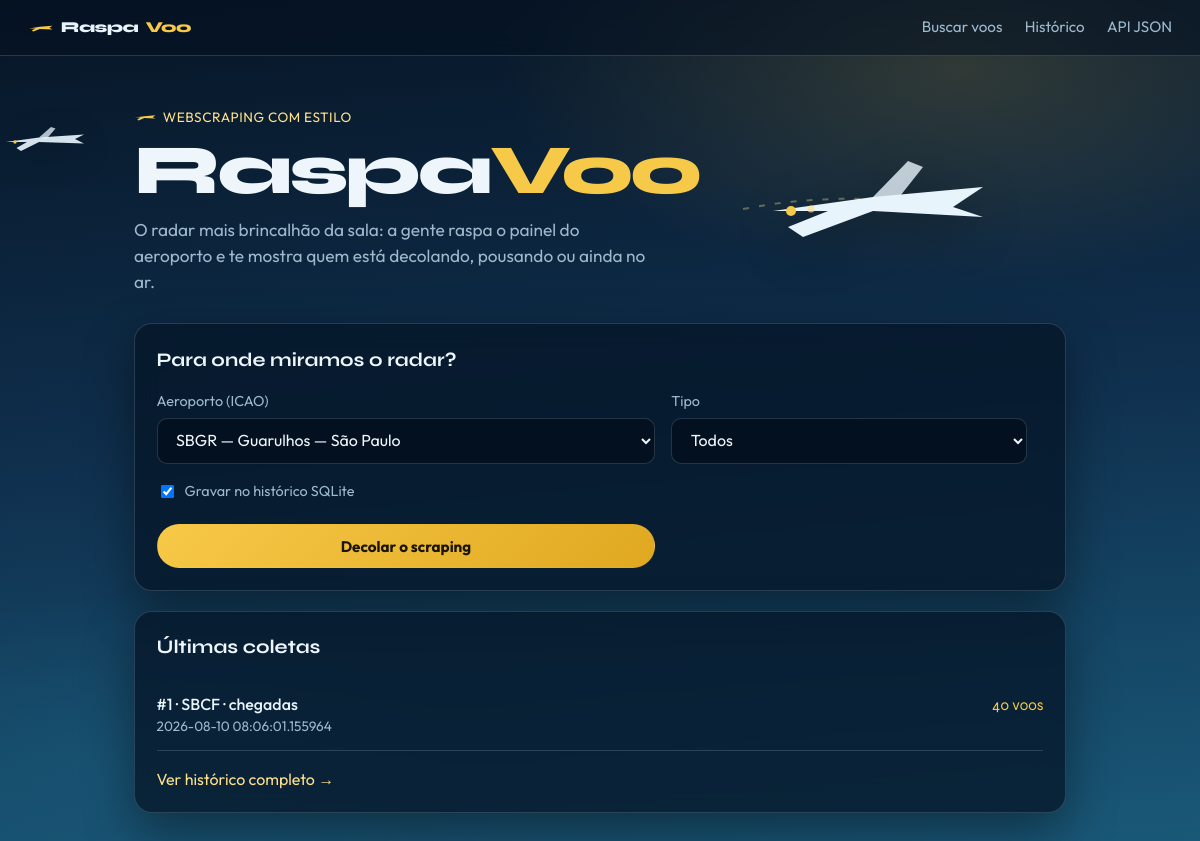
The page / on the database its author committed.
### models/coleta_voo.py (models this page shows, shortened)
class ColetaVoo(ModeloBase):
    __bind_key__ = "historico"
    __tablename__ = "coletas_voo"
    fonte = db.Column(db.String(255), nullable=False)
    aeroporto = db.Column(db.String(10), nullable=False)
    tipo_busca = db.Column(db.String(20), nullable=False)
    total = db.Column(db.Integer, nullable=False, default=0)
    voos = db.relationship(
        "VooInfo",
        back_populates="coleta",
        cascade="all, delete-orphan",
    )
    @classmethod
    def listar(cls):
        return cls.query.order_by(cls.data_criacao.desc()).all()

### controllers/site_controller.py (the view)
@site_bp.route("/")
def home():
    coletas = ColetaVoo.listar()[:6]
    return render_template(
        "home.html",
        coletas=coletas,
        aeroportos=AEROPORTOS_SUGERIDOS,
    )

### views/templates/home.html (shortened to what this page needs)
{% extends "layout.html" %}
{% block content %}
<section class="hero">
    <div class="hero-texto">
        <p class="hero-selo">
            <svg class="selo-aviao" viewBox="0 0 48 20" aria-hidden="true">
                <path d="M2 12 L22 9 L46 7 L40 11 L46 14 L22 13 L10 18 L7 16 L14 12 Z" fill="currentColor"/>
            </svg>
            webscraping com estilo
        </p>
        <h1 class="hero-brand">Raspa<em>Voo</em></h1>
        <p class="hero-lead">
            O radar mais brincalhão da sala: a gente raspa o painel do aeroporto
            e te mostra quem está decolando, pousando ou ainda no ar.
        </p>
    </div>
    <div class="hero-aviao-grande" aria-hidden="true">
    </div>
</section>
<section class="painel busca-painel">
    <h2 class="secao-titulo">Para onde miramos o radar?</h2>
    <form method="post" action="{{ url_for('site.buscar') }}" class="form-busca">
        <div class="campo">
            <label for="aeroporto">Aeroporto (ICAO)</label>
            <select id="aeroporto" name="aeroporto" required>
                {% for codigo, nome in aeroportos %}
                <option value="{{ codigo }}" {% if codigo == 'SBGR' %}selected{% endif %}>
                    {{ codigo }} — {{ nome }}
                </option>
                {% endfor %}
            </select>
        </div>
        <div class="campo">
            <label for="tipo">Tipo</label>
            <select id="tipo" name="tipo">
                <option value="todos">Todos</option>
            </select>
        </div>
        <div class="campo campo-check">
            <label class="check-label">
                <input type="checkbox" name="salvar" value="1" checked>
                Gravar no histórico SQLite
            </label>
        </div>
        <button type="submit" class="btn btn-primario">Decolar o scraping</button>
    </form>
</section>
<section class="painel" style="margin-top: 1.25rem;">
    <h2 class="secao-titulo">Últimas coletas</h2>
    {% if coletas %}
        <ul class="lista">
            {% for c in coletas %}
            <li>
                <div>
                    <a href="{{ url_for('site.detalhe_coleta', coleta_id=c.id) }}">
                        #{{ c.id }} · {{ c.aeroporto }} · {{ c.tipo_busca }}
                    </a>
                    <div class="meta">{{ c.data_criacao }}</div>
                </div>
                <span class="badge">{{ c.total }} voos</span>
            </li>
            {% endfor %}
        </ul>
        <p class="link-mais"><a href="{{ url_for('site.historico') }}">Ver histórico completo →</a></p>
    {% else %}
        <p class="vazio">Nenhuma coleta ainda. Decole o scraping e salve a primeira foto do céu.</p>
    {% endif %}
</section>
{% endblock %}

### views/static/css/style.css (style rules this page uses)
* { box-sizing: border-box; }
:root { --ceu-alto: #071525; --ceu-meio: #0f2f4d; --horizonte: #1a5a7a; --pista: #f7c948; --pista-clara: #ffe08a; --nuvem: #e8f4fc; --texto: #eef6fb; --texto-suave: #9eb9cc; --painel: rgba(6, 22, 40, 0.78); --borda: rgba(158, 185, 204, 0.22); --erro: #ff8a7a; --sucesso: #5eead4; --sombra: 0 20px 50px rgba(0, 0, 0, 0.4); }
body { margin: 0; min-height: 100vh; font-family: "Outfit", sans-serif; color: var(--texto); background: radial-gradient(ellipse 70% 45% at 80% 8%, rgba(247, 201, 72, 0.16), transparent 55%), radial-gradient(ellipse 50% 35% at 10% 90%, rgba(26, 90, 122, 0.45), transparent 60%), linear-gradient(175deg, var(--ceu-alto) 0%, var(--ceu-meio) 48%, var(--horizonte) 100%); background-attachment: fixed; line-height: 1.5; overflow-x: hidden; }
.hero { display: grid; grid-template-columns: 1.15fr 0.85fr; gap: 1rem; align-items: center; padding: 1.5rem 0 1.25rem; animation: fade-up 0.7s ease both; }
.hero-selo { display: inline-flex; align-items: center; gap: 0.4rem; margin: 0 0 0.6rem; color: var(--pista-clara); font-size: 0.85rem; letter-spacing: 0.04em; text-transform: uppercase; }
.selo-aviao { width: 1.4rem; color: var(--pista); }
.hero-brand { font-family: "Syne", sans-serif; font-weight: 800; font-size: clamp(2.8rem, 8vw, 4.4rem); line-height: 0.95; margin: 0 0 0.85rem; letter-spacing: -0.04em; }
.hero-brand em { font-style: normal; color: var(--pista); }
.hero-lead { max-width: 32rem; color: var(--texto-suave); font-size: 1.08rem; margin: 0; }
.hero-aviao-grande { color: var(--nuvem); animation: taxi 5s ease-in-out infinite; }
.hero-aviao-grande svg { width: 100%; max-width: 280px; height: auto; display: block; margin-left: auto; filter: drop-shadow(0 12px 24px rgba(0, 0, 0, 0.35)); }
.painel { background: var(--painel); border: 1px solid var(--borda); border-radius: 18px; padding: 1.35rem; box-shadow: var(--sombra); backdrop-filter: blur(14px); animation: fade-up 0.75s ease both; }
.busca-painel { margin-top: 0.5rem; }
.secao-titulo { font-family: "Syne", sans-serif; font-size: 1.2rem; margin: 0 0 1rem; }
.form-busca { display: grid; grid-template-columns: 1.4fr 1fr auto; gap: 1rem; align-items: end; }
.campo label { display: block; margin-bottom: 0.35rem; color: var(--texto-suave); font-size: 0.9rem; }
.campo select, .campo input[type="text"] { width: 100%; padding: 0.7rem 0.9rem; background: rgba(4, 16, 30, 0.85); border: 1px solid var(--borda); border-radius: 10px; color: var(--texto); font-size: 1rem; font-family: inherit; }
.campo-check { grid-column: 1 / -1; }
.check-label { display: inline-flex !important; align-items: center; gap: 0.5rem; cursor: pointer; color: var(--texto-suave); }
.btn { display: inline-block; padding: 0.72rem 1.2rem; background: transparent; color: var(--texto); text-decoration: none; border: 1px solid var(--borda); border-radius: 999px; font-size: 0.95rem; font-family: inherit; cursor: pointer; transition: background 0.2s, border-color 0.2s, transform 0.15s; white-space: nowrap; }
.btn-primario { background: linear-gradient(135deg, var(--pista), #e0a820); color: #1a1405; border-color: transparent; font-weight: 700; }
.lista { list-style: none; padding: 0; margin: 0; }
.lista li { display: flex; justify-content: space-between; gap: 1rem; align-items: baseline; padding: 0.85rem 0; border-bottom: 1px solid var(--borda); }
.lista a { color: var(--nuvem); text-decoration: none; font-weight: 500; }
.meta { color: var(--texto-suave); font-size: 0.85rem; }
.badge { color: var(--pista); font-family: "Syne", sans-serif; font-size: 0.95rem; white-space: nowrap; }
.link-mais { margin: 1rem 0 0; }
.link-mais a { color: var(--pista-clara); text-decoration: none; }

### rows shown on the page
ColetaVoo: id "1", aeroporto "SBCF", tipo_busca "chegadas", data_criacao "2026-08-10 08:06:01.155964", total "40"

### other values the page prints
form field aeroporto "SBGR — Guarulhos — São Paulo"
